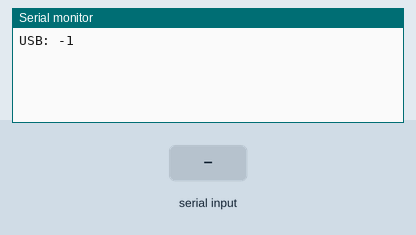
Bench run of a sketch on a simulated Arduino Leonardo, built with avr-gcc and run on an emulated ATmega32U4. On the bench: the last lines printed to the serial monitor. The inputs (shaded band) are chosen by the test bench. USB keyboard and mouse output is not drawn.

Above: at 1.2 s.
1.3 s: "1" received over the second serial link
At 2.3 s:
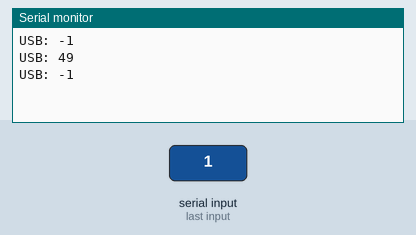
2.8 s: "0" received over the second serial link
At 3.3 s:
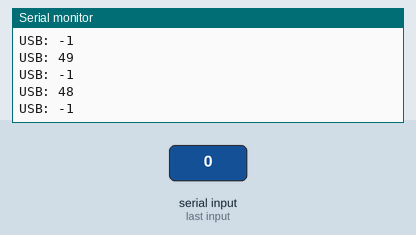
4.3 s: "2" received over the second serial link
At 4.7 s:
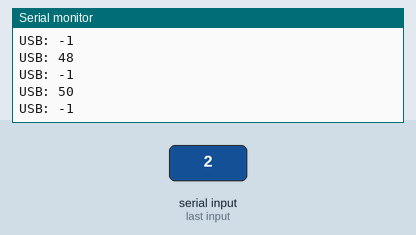
Timing chart, 0 to 7.3 s (numbered marks = the images above; inputs shaded):
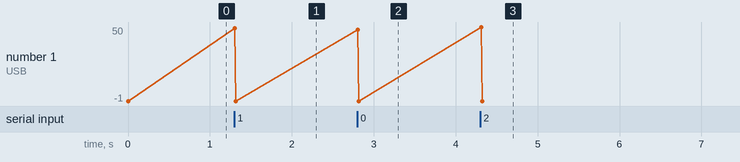

The sketch:

VolumeKnob_v1_16U2.ino
```cpp
#include "HID-Project.h"
int oldPosition  = 0;

void setup() {
   // Start the Serial1 which is connected with the IO MCU.
  // Make sure both wslkudqthbditspybaud rates are the same
  // you can go up to 2000000 for very fast data transmission.
  Serial1.begin(115200);
  Consumer.begin();
  // Start the USB Serial for debugging
  Serial.begin(115200);
}

void loop() {

  // Check if any Serial data from the IO MCU was received
  int vol_knob_input = Serial1.read();
  //long vol_knob_long = (long)c;


  int newPosition = vol_knob_input;
  if(newPosition != oldPosition){
    //Do nothing
    Serial.print(F("USB: "));
    Serial.print(vol_knob_input);
    Serial.println();

    if(newPosition > oldPosition){
      //increase volume
      //for(int i=0; i<=newPosition;i++){
        Consumer.write(MEDIA_VOLUME_UP);
      //}
    }
    else if(newPosition < oldPosition){
      //decrease volume
     // for(int i=0; i<=newPosition;i++){
        Consumer.write(MEDIA_VOLUME_DOWN);
     // }
    }
    oldPosition = newPosition;
  }
  delay(10);
}
```

Measured:
- after the input at 1.3 s, the serial monitor: prints a new line at once (image 1)
- after the input at 2.8 s, the serial monitor: prints a new line at once (image 2)
- after the input at 4.3 s, the serial monitor: prints a new line at once (image 3)
